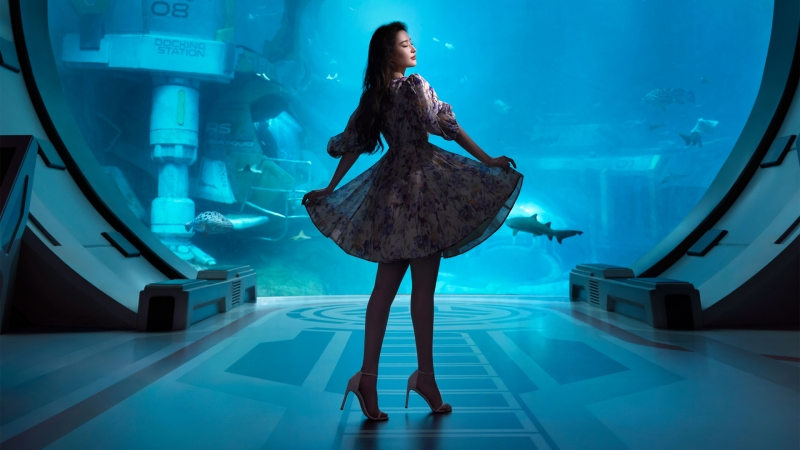
#> input picture girls/img_f/刘亦菲阿布扎比旅拍高清壁纸.jpg, 800 x 450 px, found by its file name
$ python img_compose.py
#> lines starting #> are read from the running program, lines starting #| are printed output that depends on the picture
from PIL import Image
im=Image.open("D:\python\python实战案例\girls\img_f\刘亦菲阿布扎比旅拍高清壁纸.jpg")
#> im is the input picture: PIL image 800x450 RGB; mean R, G, B 14.7, 107.6, 139.1

w,h=im.size
#> w = 800; h = 450

image_row=4
image_column=4

import os
#保存jpg名字
names=os.listdir("D:\\python\python实战案例\girls\img_f")
#names=os.listdir("./girls/img_f")
#print(names)
#画出一块画布
new_image=Image.new('RGB',(image_column*w,image_row*h))
#> new_image: PIL image 3200x1800 RGB; every value is 0
#循环输出每张jpg，然后粘粘到画布上
for y in range(image_row):
    for x in range(image_column):
        #打开图片
        o_img=Image.open("D:\\python\python实战案例\girls\img_f\\"+names[image_column*y+x])
        new_image.paste(o_img,(x*w,y*h))
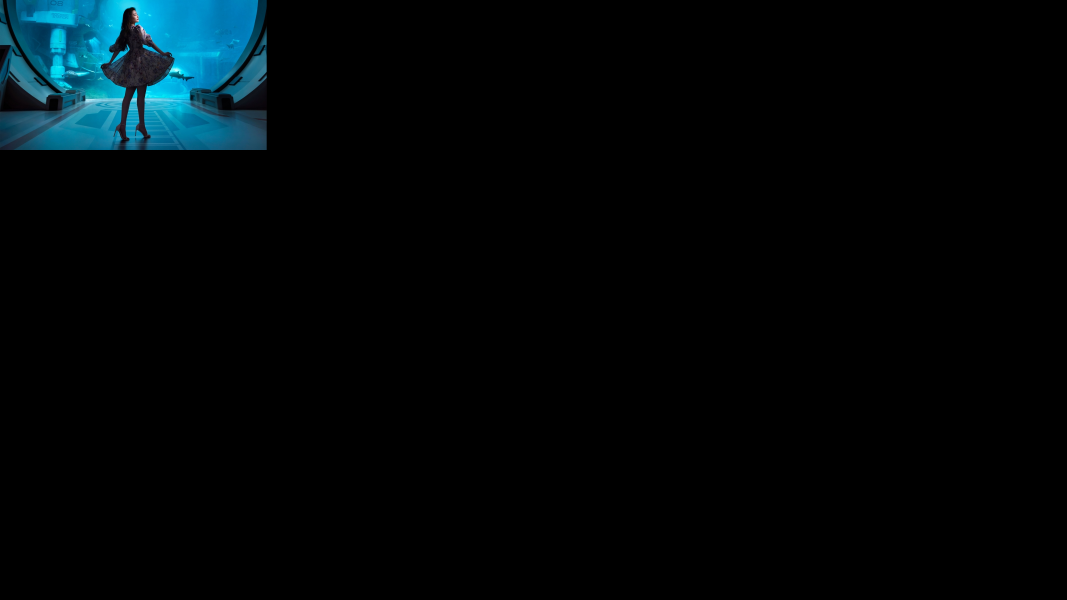
#> new_image: PIL image 3200x1800 RGB (shown at 1/3 size); mean R, G, B 0.9, 6.7, 8.7
#> (the run stopped early here; a loop or call above may not have finished)

$ run again, with girls/img_f/可爱居家美女养眼桌面壁纸图片.jpg copied over girls/img_f/刘亦菲阿布扎比旅拍高清壁纸.jpg
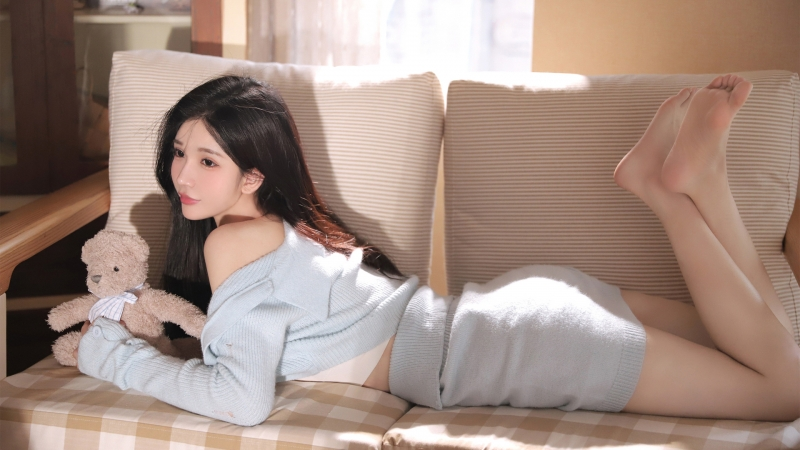
#> input picture girls/img_f/可爱居家美女养眼桌面壁纸图片.jpg, 800 x 450 px, found by its file name
#> im is the input picture: PIL image 800x450 RGB; mean R, G, B 162.4, 140.1, 129.5
#> `new_image.paste(o_img,(x*w,y*h))`:
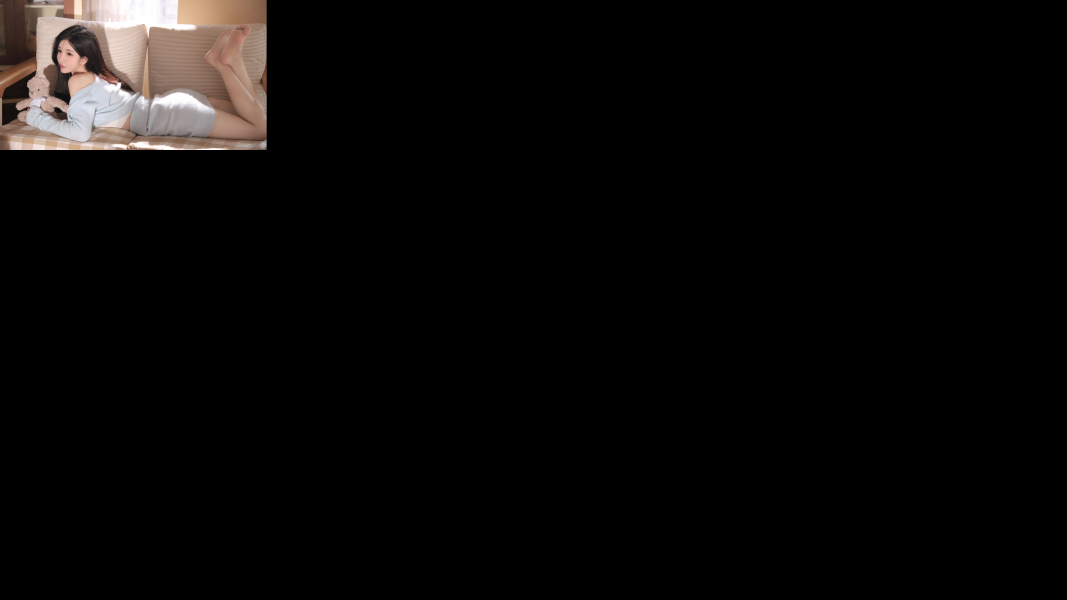
#> new_image: PIL image 3200x1800 RGB (shown at 1/3 size); mean R, G, B 10.2, 8.8, 8.1
